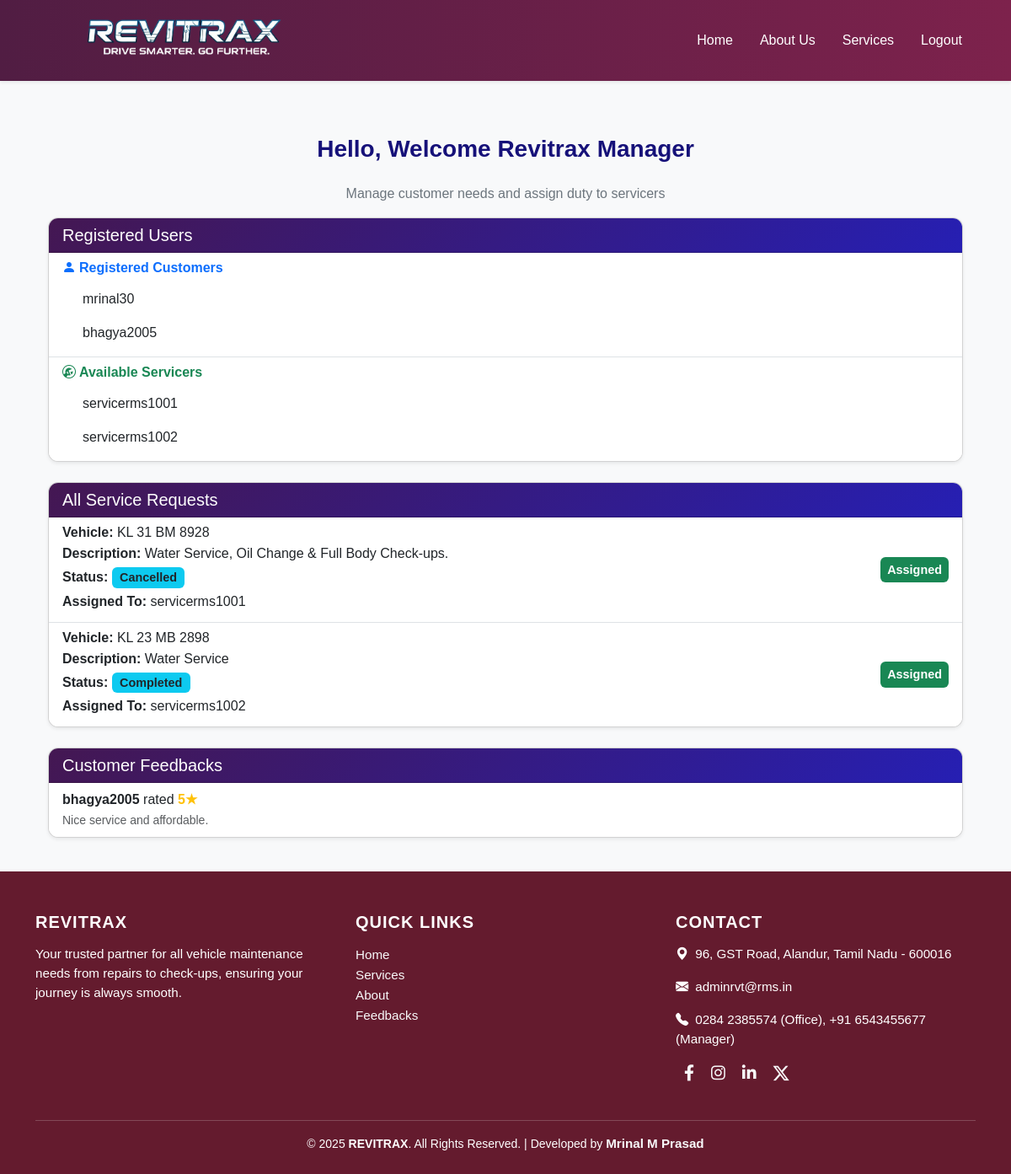
The app's page /admin_dashboard/ (signed in) with its own data.
### vms_app/models.py (models this page shows, shortened)
class UserProfile(models.Model):
    ROLE_CHOICES = (
        ('customer', 'Customer'),
        ('servicer', 'Servicer'),
        ('admin', 'Admin'),
    )
    user = models.OneToOneField(User, on_delete=models.CASCADE)
    role = models.CharField(max_length=20, choices=ROLE_CHOICES)
    phone = models.CharField(max_length=15, blank=True, null=True)
    address = models.TextField(blank=True, null=True)

class ServiceRequest(models.Model):
    STATUS_CHOICES = (
        ('Pending', 'Pending'),
        ('In Progress', 'In Progress'),
        ('Completed', 'Completed'),
        ('Cancelled', 'Cancelled'),
    )
    customer = models.ForeignKey(User, on_delete=models.CASCADE, related_name='customer_requests')
    vehicle = models.ForeignKey(Vehicle, on_delete=models.CASCADE)
    servicer = models.ForeignKey(User, on_delete=models.SET_NULL, null=True, blank=True, related_name='assigned_services')
    service_date = models.DateField()
    description = models.TextField()
    status = models.CharField(max_length=20, choices=STATUS_CHOICES, default='Pending')

class Vehicle(models.Model):
    owner = models.ForeignKey(User, on_delete=models.CASCADE)
    vehicle_number = models.CharField(max_length=20, unique=True)
    vehicle_model = models.CharField(max_length=50)
    company = models.CharField(max_length=50)
    year = models.PositiveIntegerField()
    fuel_type = models.CharField(max_length=20, choices=[
        ('Petrol', 'Petrol'),
        ('Diesel', 'Diesel'),
        ('Electric', 'Electric'),
        ('Hybrid', 'Hybrid'),
    ])

class Feedback(models.Model):
    customer = models.ForeignKey(User, on_delete=models.CASCADE)
    service_request = models.ForeignKey(ServiceRequest, on_delete=models.CASCADE)
    rating = models.PositiveIntegerField()
    comments = models.TextField(blank=True, null=True)
    created_at = models.DateTimeField(auto_now_add=True)

### vms_app/views.py (the view)
# urls.py: path('admin_dashboard/', views.admin_dashboard, name='admin_dashboard'),
@login_required
def admin_dashboard(request):
    users = UserProfile.objects.all()
    services = ServiceRequest.objects.all()
    feedbacks = Feedback.objects.all()
    servicers = User.objects.filter(userprofile__role='servicer')  # Only fetch users with servicer role
    return render(request, 'admin_dashboard.html', {
        'users': users,
        'services': services,
        'feedbacks': feedbacks,
        'servicers': servicers
    })

### templates/admin_dashboard.html (shortened to what this page needs)
{% extends 'base.html' %}
{% block content %}
<div class="container dashboard-container mt-4">
  <h3 class="mb-4 text-center fw-bold" style="color: #161179">Hello, Welcome Revitrax Manager</h3>
  <p class="text-center text-secondary">Manage customer needs and assign duty to servicers</p>
  <div class="card mb-4 shadow-sm">
    <div class="card-header">
      <h5 class="mb-0">Registered Users</h5>
    </div>
    <div class="card-body p-0">
      <ul class="list-group list-group-flush">
        <li class="list-group-item">
          <h6 class="fw-bold text-primary mb-2"><i class="bi bi-person-fill me-1"></i>Registered Customers</h6>
          <ul class="list-group">
            {% for u in users %}
              {% if u.role == "customer" %}
              <li class="list-group-item border-0 ps-4">{{ u.user.username }}</li>
              {% endif %}
            {% endfor %}
          </ul>
        </li>
        <li class="list-group-item">
          <h6 class="fw-bold text-success mb-2"><i class="bi bi-wrench-adjustable-circle me-1"></i>Available Servicers</h6>
          <ul class="list-group">
            {% for u in users %}
              {% if u.role == "servicer" %}
              <li class="list-group-item border-0 ps-4">{{ u.user.username }}</li>
              {% endif %}
            {% endfor %}
          </ul>
        </li>
      </ul>
    </div>
  </div>
  <div class="card mb-4 shadow-sm">
    <div class="card-header">
      <h5 class="mb-0">All Service Requests</h5>
    </div>
    <ul class="list-group list-group-flush">
      {% for s in services %}
      <li class="list-group-item">
        <div class="d-flex flex-column flex-md-row justify-content-between align-items-start align-items-md-center">
          <div class="mb-3 mb-md-0">
            <h6 class="mb-1"><strong>Vehicle:</strong> {{ s.vehicle.vehicle_number }}</h6>
            <p class="mb-1"><strong>Description:</strong> {{ s.description }}</p>
            <p class="mb-1"><strong>Status:</strong>
              <span class="badge bg-info text-dark">{{ s.status }}</span>
            </p>
            {% if s.servicer %}
            <p class="mb-1"><strong>Assigned To:</strong> {{ s.servicer.username }}</p>
            {% endif %}
          </div>
          <div class="text-md-end">
            {% if not s.servicer %}
            <form method="POST" action="{% url 'assign_servicer' s.id %}">
              {% csrf_token %}
              <div class="input-group input-group-sm">
                <select name="servicer_id" class="form-select">
                  {% for serv in servicers %}
                  <option value="{{ serv.id }}">{{ serv.username }}</option>
                  {% endfor %}
                </select>
                <button class="btn btn-primary">Assign</button>
              </div>
            </form>
            {% else %}
            <span class="badge bg-success p-2">Assigned</span>
            {% endif %}
          </div>
        </div>
      </li>
      {% empty %}
      <li class="list-group-item text-center text-muted">No service requests available.</li>
      {% endfor %}
    </ul>
  </div>
  <div class="card shadow-sm">
    <div class="card-header">
      <h5 class="mb-0">Customer Feedbacks</h5>
    </div>
    <ul class="list-group list-group-flush">
      {% for f in feedbacks %}
      <li class="list-group-item">
        <strong>{{ f.customer.username }}</strong> rated
        <span class="text-warning fw-bold">{{ f.rating }}★</span>
        <br>
        <small class="text-muted">{{ f.comments }}</small>
      </li>
      {% empty %}
      <li class="list-group-item text-center text-muted">No feedbacks yet.</li>
      {% endfor %}
    </ul>
  </div>
</div>
{% endblock %}

### templates/base.html (shortened to what this page needs)
{% load static %}
<!DOCTYPE html>
<html lang="en">
<head>
  <link href="https://cdn.jsdelivr.net/npm/bootstrap@5.3.3/dist/css/bootstrap.min.css" rel="stylesheet">
  <link rel="stylesheet" href="https://cdnjs.cloudflare.com/ajax/libs/font-awesome/6.0.0-beta3/css/all.min.css">
  <link rel="stylesheet" href="https://cdn.jsdelivr.net/npm/bootstrap-icons@1.11.1/font/bootstrap-icons.css">
</head>
<body>
  <nav class="navbar navbar-expand-lg navbar-dark shadow-sm sticky-top">
    <div class="container">
      <a class="navbar-brand d-flex align-items-center" href="{% url 'home' %}">
        <img src="{% static 'main_logo.png' %}" alt="Revitrax Logo">
      </a>
      <div class="collapse navbar-collapse justify-content-end" id="navbarNav">
        <ul class="navbar-nav align-items-lg-center">
          <li class="nav-item mx-2">
            <a class="nav-link" href="{% url 'home' %}">Home</a>
          </li>
          <li class="nav-item mx-2">
            <a class="nav-link" href="#">About Us</a>
          </li>
          <li class="nav-item mx-2">
            <a class="nav-link" href="#">Services</a>
          </li>
          {% if user.is_authenticated %}
          <li class="nav-item mx-2">
            <a class="nav-link" href="{% url 'logout_user' %}">Logout</a>
          </li>
          {% endif %}
        </ul>
      </div>
    </div>
  </nav>
  <div class="container content-container">
    {% block content %}{% endblock %}
  </div>
  <footer class="pt-5 pb-4">
    <div class="container">
      <div class="row text-center text-md-start">
        <div class="col-md-4 mb-4">
          <h5>Revitrax</h5>
          <p>Your trusted partner for all vehicle maintenance needs from repairs to check-ups, ensuring your journey is always smooth.</p>
        </div>
        <div class="col-md-4 mb-4">
          <h5>Quick Links</h5>
          <ul class="list-unstyled">
            <li><a href="#">Home</a></li>
            <li><a href="#">Services</a></li>
            <li><a href="#">About</a></li>
            <li><a href="#">Feedbacks</a></li>
          </ul>
        </div>
        <div class="col-md-4 mb-4">
          <h5>Contact</h5>
          <p><i class="bi bi-geo-alt-fill me-2"></i>96, GST Road, Alandur, Tamil Nadu - 600016</p>
          <p><i class="bi bi-envelope-fill me-2"></i>adminrvt@rms.in</p>
          <p><i class="bi bi-telephone-fill me-2"></i>0284 2385574 (Office), +91 6543455677 (Manager)</p>
          <div class="d-flex social-icons mt-3">
            <a href="#"><i class="fab fa-facebook-f"></i></a>
            <a href="#"><i class="fab fa-instagram"></i></a>
            <a href="#"><i class="fab fa-linkedin-in"></i></a>
            <a href="#"><i class="bi bi-twitter-x"></i></a>
          </div>
        </div>
      </div>
      <hr>
      <p class="text-center small mb-0">
        © 2025 <strong>REVITRAX</strong>. All Rights Reserved. | Developed by
        <a href="https://www.linkedin.com/in/mrinal-m-prasad" class="fw-bold text-light text-decoration-none">Mrinal M Prasad</a>
      </p>
    </div>
  </footer>
</body>
</html>

### templates/base.html (style rules this page uses)
body { display: flex; flex-direction: column; min-height: 100vh; font-family: 'Poppins', sans-serif; background-color: #f8f9fa; }
.navbar { background: linear-gradient(90deg, #511D43, #7D224C); }
.navbar-brand img { height: 70px; width: auto; transition: transform 0.3s ease; }
.nav-link { font-weight: 500; color: #fff !important; transition: 0.3s; }
.content-container { flex: 1; padding: 40px 15px; }
footer { background: #641B2E; color: #fff; }
footer h5 { font-weight: 600; text-transform: uppercase; letter-spacing: 1px; margin-bottom: 15px; }
footer p, footer a { font-size: 0.95rem; }
footer a { color: #f8f9fa; text-decoration: none; transition: color 0.3s; }
.social-icons a { font-size: 1.2rem; margin: 0 10px; transition: 0.3s; }
hr { opacity: 0.2; }

### templates/admin_dashboard.html (style rules this page uses)
body { background-color: #f8f9fa; }
.dashboard-container { min-height: 90vh; }
.card { border-radius: 0.75rem; overflow: hidden; }
.card-header { background: linear-gradient(135deg, #441752, #261FB3); color: white !important; }
.badge { font-size: 0.9rem; }

### records on screen
UserProfile: user.username "mrinal30"
UserProfile: user.username "bhagya2005"
UserProfile: user.username "servicerms1001"
UserProfile: user.username "servicerms1002"
ServiceRequest: vehicle.vehicle_number "KL 31 BM 8928", description "Water Service, Oil Change & Full Body Check-ups.", status "Cancelled", servicer.username "servicerms1001", shows "Assigned"
ServiceRequest: vehicle.vehicle_number "KL 23 MB 2898", description "Water Service", status "Completed", servicer.username "servicerms1002", shows "Assigned"
Feedback: customer.username "bhagya2005", rating "5", comments "Nice service and affordable."
